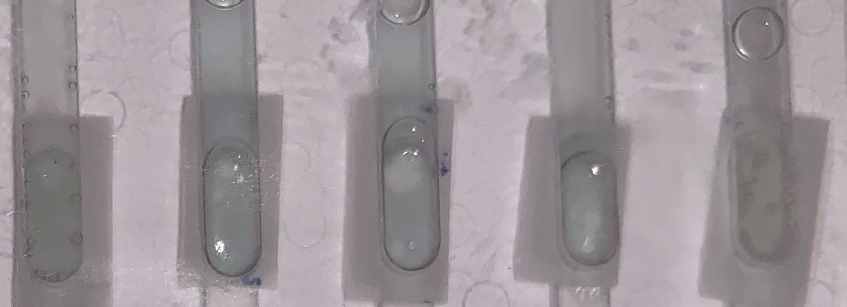
#> input picture images/20H_10000Z.jpeg, 847 x 307 px
$ python '~ed_test.py'
#> lines starting #> are read from the running program, lines starting #| are printed output that depends on the picture
### v.py
import cv2
import numpy as np
import matplotlib.pyplot as plt

'''
image selection
'''
image = cv2.imread('images/20H_10000Z.jpeg') # :Workplace relative path
#> image is the input picture: shape (307, 847, 3); mean B, G, R 153.4, 148.8, 156.6

'''
image processing variables
'''
# read images via the image path (Important: Only use the pah of your current device and comment the other out!)
image = cv2.cvtColor(image,cv2.COLOR_BGR2RGB) #convert to rgb just to be safe later on
image_copy = np.copy(image) #copying the image so we dont alter the original
image_copy_HSV = cv2.cvtColor(image_copy, cv2.COLOR_RGB2HSV) #create a copy to test hsv
#> image_copy_HSV: shape (307, 847, 3); mean H, S, V 150.6, 13.1, 156.9

'''
Edge detection specific variables
'''
low_threshold = 100
high_threshold = 150
image_edges = cv2.Canny(image_copy, low_threshold, high_threshold, None, 3)
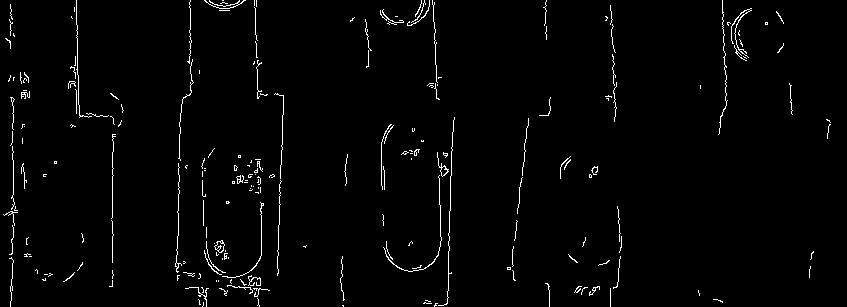
#> image_edges: shape (307, 847); 1.9% white in thin lines or dots


### ~ed_test.py
#test file for the edge detection

import cv2
import numpy as np
import matplotlib.pyplot as plt
import v

def edges_grayed():

	plt.imshow(v.image_edges, cmap='gray')
	plt.show()

#for an explanation of the Hough transform check https://docs.opencv.org/3.4/d9/db0/tutorial_hough_lines.html
def edges_lined():
	rho = 1
	theta = np.pi/180
	threshold = 50
	min_line_length = 100
	max_line_gap = 5

	lines = cv2.HoughLinesP(v.image_edges, rho, theta, threshold, np.array([]), min_line_length, max_line_gap)

	lined_image = np.copy(v.image_edges)

	for line in lines:
		for x1, y1, x2, y2 in line:
			cv2.line(lined_image, (x1,y1),(x2,y2), (255,0,0), 3, cv2.LINE_AA)

	plt.imshow(lined_image)
	plt.show()
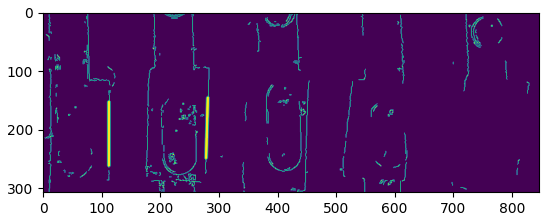
#> figure drawn by matplotlib, 1 panel

edges_grayed()
edges_lined()

$ run again, with images/0H_10000Z.jpeg copied over images/20H_10000Z.jpeg
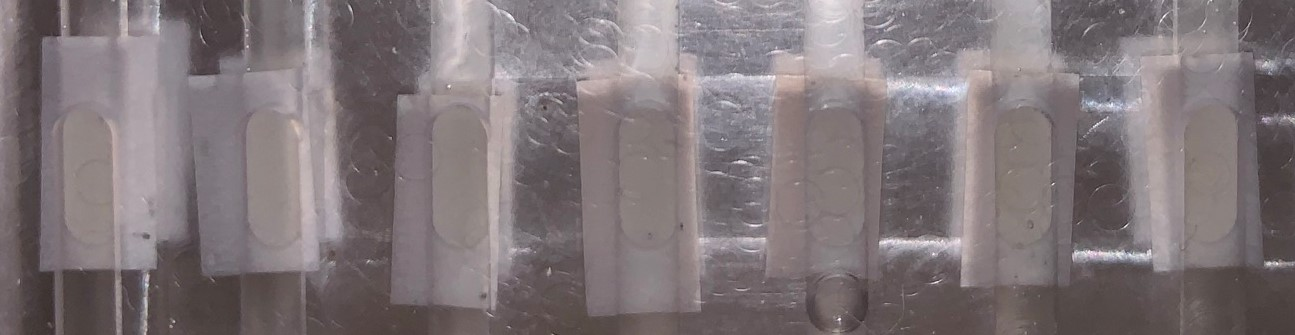
#> input picture images/0H_10000Z.jpeg, 1295 x 335 px
#> image is the input picture: shape (335, 1295, 3); mean B, G, R 120.5, 117.6, 127.4
#> image_copy_HSV: shape (335, 1295, 3); mean H, S, V 118.8, 22.7, 127.8
#> `image_edges = cv2.Canny(image_copy, low_threshold, high_threshold, Non..`:
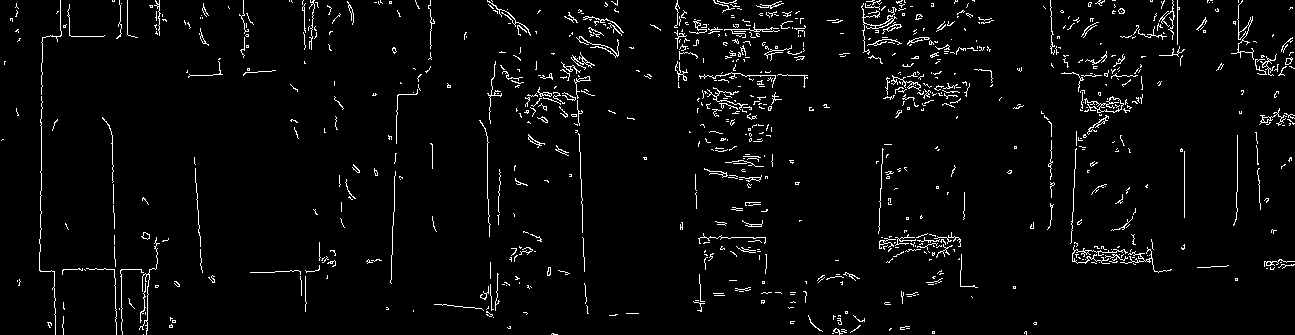
#> image_edges: shape (335, 1295); 3.3% white in thin lines or dots
#> in edges_lined, `plt.show()`:
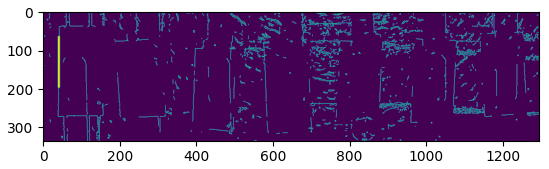
#> figure drawn by matplotlib, 1 panel
